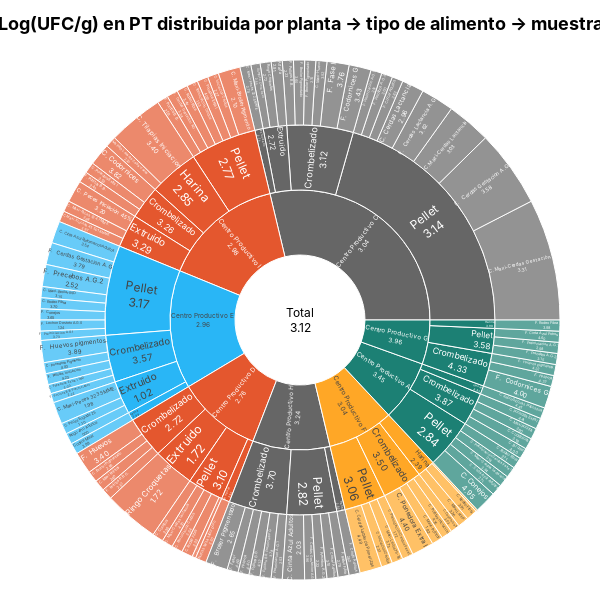

Write notebook code for a chart like this one.
### Code cell
levels = ["planta", 'tipo de alimento',  'muestra']
pt_planta_microorganismo = compute_(df=df_pt, cols=levels)
title_level = ' → '.join(levels)

f = plot_sunburst(
    
      df=pt_planta_microorganismo,
      path_cols=levels,
      value_col='analysis_n',
      metric_col="resultado_log",
      title=f"<b>Log(UFC/g) en PT distribuida por {title_level}</b>",
      width=600, height=600,
)
f.show()
s3.save_plotly_html(f, "sunburst_planta_muestra_presentacion_micro_pt_result.html")

### Figure 1 — Plotly figure (JSON) as saved in the notebook; plotly's stock layout.template omitted (floating-point values rounded to 4 significant figures; data arrays with more than 128 entries replaced by an {"elided": "..."} marker saying what was removed)
{"data": [{"branchvalues": "total", "customdata": {"elided": "138x1 float values"}, "hovertemplate": "<b>%{label}</b><br>resultado_log (Prom): %{customdata[0]:.2f}<br>Valor: %{value:.2f}<br>% del Raíz: %{percentRoot:.1%}<br>% del Padre: %{percentParent:.1%}<extra></extra>", "ids": {"elided": "138 str values"}, "insidetextorientation": "radial", "labels": {"elided": "138 str values"}, "marker": {"colors": {"elided": "138 str values"}, "line": {"color": "#FFFFFF", "width": 1}}, "parents": {"elided": "138 str values"}, "texttemplate": "%{label}<br>%{customdata[0]:.2f}", "type": "sunburst", "values": {"elided": "138 int values"}}], "layout": {"font": {"color": "black", "family": "Inter, Arial, sans-serif", "size": 12}, "height": 600, "margin": {"b": 20, "l": 20, "r": 20, "t": 60}, "paper_bgcolor": "rgba(0,0,0,0)", "plot_bgcolor": "rgba(0,0,0,0)", "title": {"font": {"size": 18}, "text": "<b>Log(UFC/g) en PT distribuida por planta → tipo de alimento → muestra</b>", "x": 0.5}, "width": 600}}
